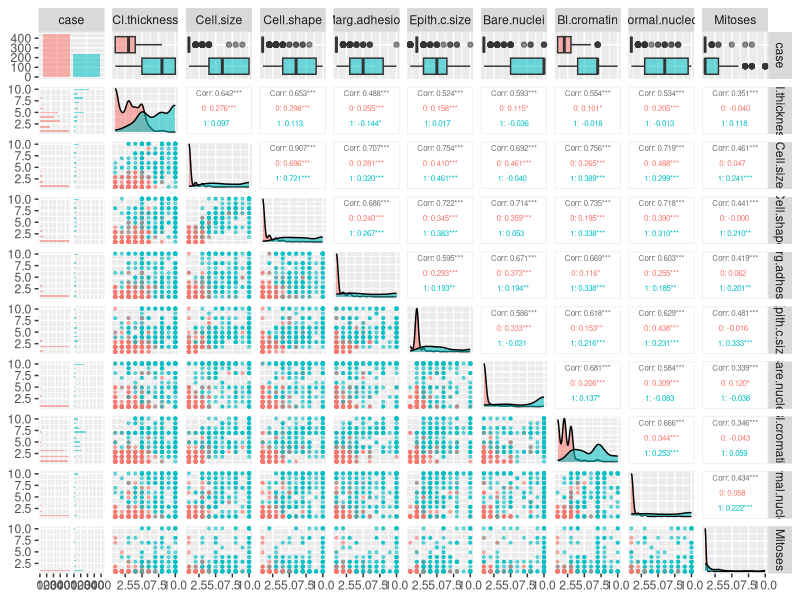
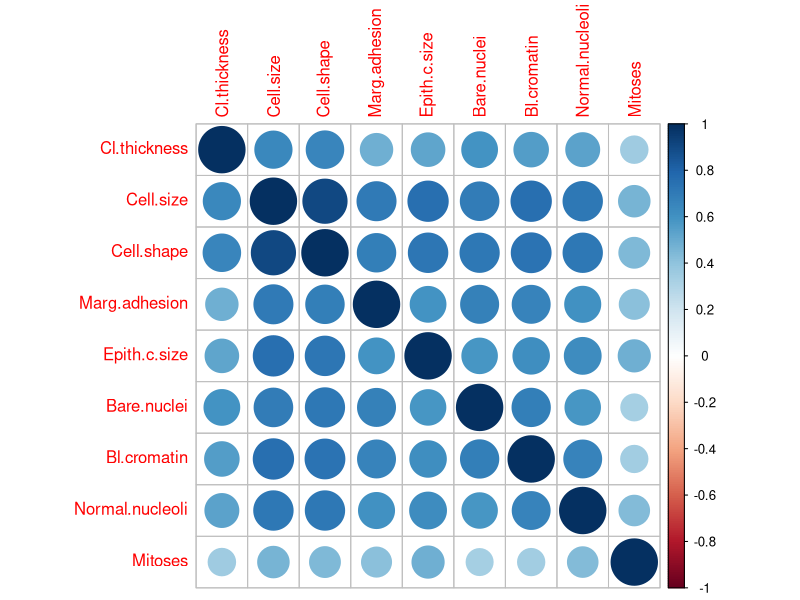
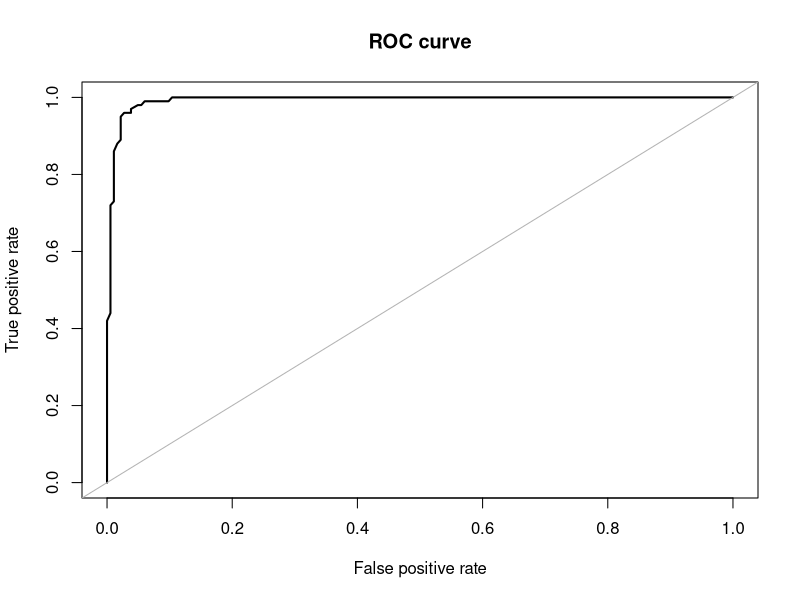
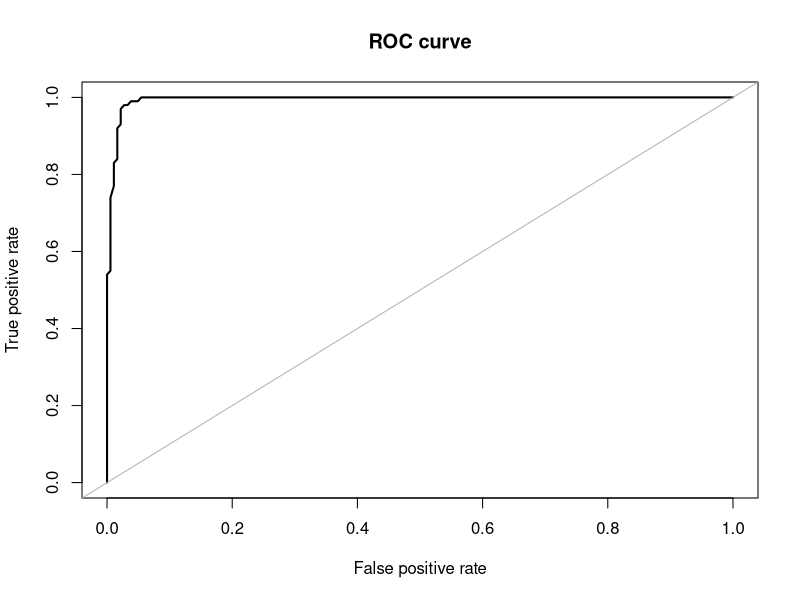
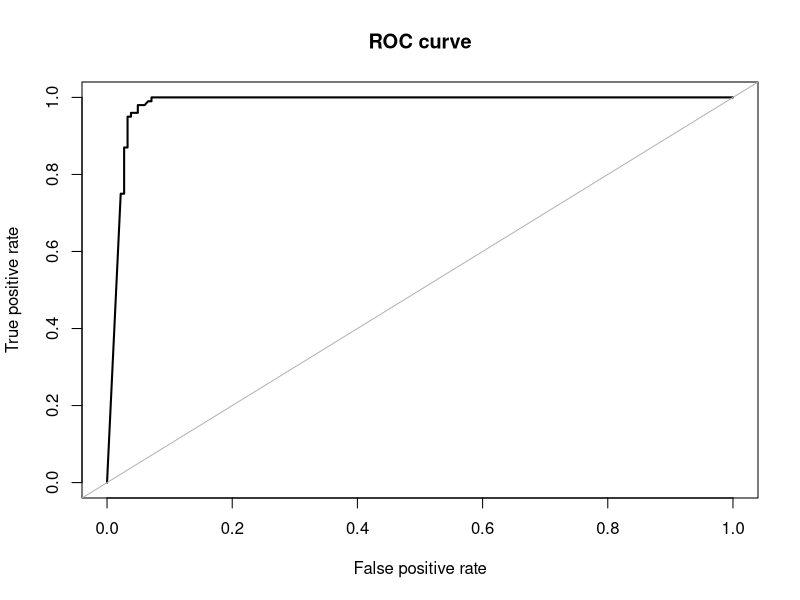
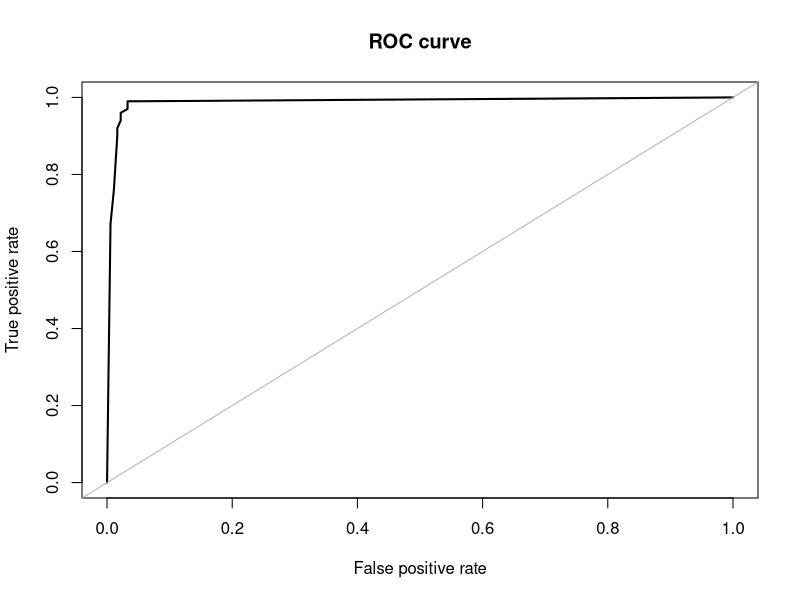
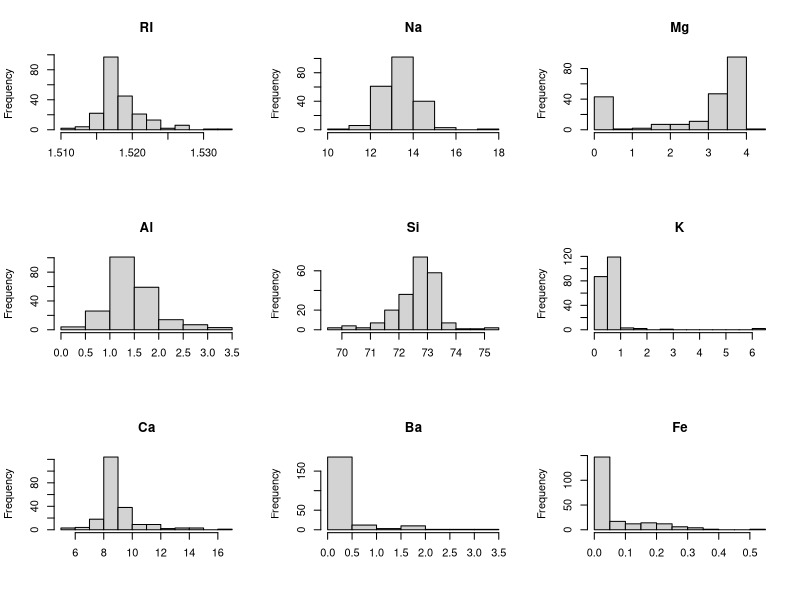
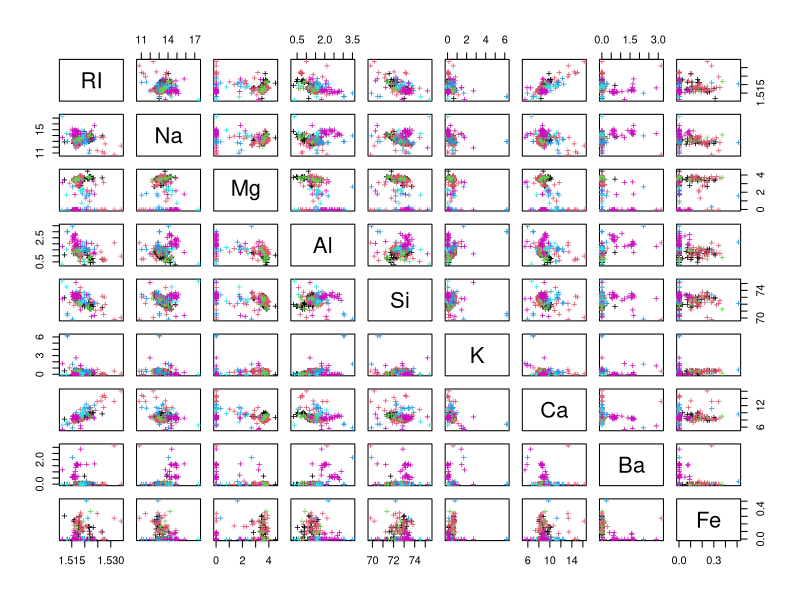

Write the R code that produced these figures, in order.
## ---- chunk 1
library(mlbench)
library(corrplot)
library(dplyr)
library(ggplot2)
library(GGally)
library(caret)
library(ROSE)
library(MASS)
library(class)
library(psych)
library(nnet)
library(cowplot)
## ---- chunk 2
data("BreastCancer")
data1 = matrix(as.numeric(as.matrix(BreastCancer[,2:10])),699,9)
data1 = data.frame(data1)
colnames(data1) = colnames(BreastCancer[,2:10])
data1$case = as.factor(ifelse(BreastCancer$Class == "malignant",1,0))
data1 = data1[,c(10,1:9)]
dim(data1)
summary(data1)
## ---- chunk 3
data1 = na.omit(data1)
dim(data1)
## ---- chunk 4
ggpairs(data1, aes(color = data1$case, alpha= 0.5), 
        upper = list(continuous = wrap("cor", size = 2)), 
        lower = list(continuous = wrap("points", size=0.7)))
## ---- chunk 5
corrplot(cor(data1[,-1]))
## ---- chunk 6
set.seed(10151)
idx = sample(1:683, 400, replace = F)
data1_train = data1[idx,] ; data1_test = data1[-idx,]
# logistic regression
glm.fit = glm(case ~ ., data1_train, family = binomial)
summary(glm.fit)
## ---- chunk 7
glm.probs <- predict(glm.fit, data1_test, type = "response")
glm.pred = rep("benign (non-cased)", 283)
glm.pred[glm.probs > 0.5] = "malignant (cased)"
Direct = data1_test$case
levels(Direct) = c("benign (non-cased)", "malignant (cased)")
confusionMatrix(as.factor(glm.pred), Direct, positive = "malignant (cased)")
roc.curve(Direct, glm.probs, plotit = T)
## ---- chunk 8
# LDA
lda.fit = lda(case ~ ., data1_train)
lda.pred = predict(lda.fit, data1_test)
lda.class = lda.pred$class
levels(lda.class) = c("benign (non-cased)", "malignant (cased)")
confusionMatrix(lda.class, Direct, positive = "malignant (cased)")
roc.curve(Direct, lda.pred$posterior[,2], plotit = T)
## ---- chunk 9
# QDA
qda.fit = qda(case ~ ., data1_train)
qda.pred = predict(qda.fit, data1_test)
qda.class = qda.pred$class
levels(qda.class) = c("benign (non-cased)", "malignant (cased)")
confusionMatrix(qda.class, Direct, positive = "malignant (cased)")
roc.curve(Direct, qda.pred$posterior[,2], plotit = T)
## ---- chunk 10
data1_std = scale(data1[,-1])
train_X = data1_std[idx,] ; train_Y = data1[idx,1]
test_X = data1_std[-idx,] ; test_Y = data1[-idx,1]
## ---- chunk 11
set.seed(1019)
knn_pred = knn(train_X, test_X, train_Y, k=10, prob = T)
levels(knn_pred) = c("benign (non-cased)", "malignant (cased)")
confusionMatrix(knn_pred, Direct, positive = "malignant (cased)")
knn_prob = attributes(knn_pred)$prob
knn_prob = ifelse(knn_pred=="malignant (cased)"
                  ,knn_prob,1-knn_prob)
roc.curve(Direct, knn_prob, plotit = T)
## ---- chunk 12
data(Glass)
data2 = Glass
dim(data2)
summary(data2)
## ---- chunk 13
par(mfrow = c(3,3))
for (i in 1:9) {
  hist(data2[,i], xlab = "", main = names(data2)[i])
}
## ---- chunk 14
pairs(data2[,-10], col=data2[,10], pch="+")
## ---- chunk 15
p1 = ggplot(data2, aes(Ba, fill = Type)) + 
  geom_histogram()
p2 = ggplot(data2, aes(Mg, fill = Type)) + 
  geom_histogram()
plot_grid(p1,p2)
## ---- chunk 16
corrplot(cor(Glass[,-10]))
## ---- chunk 17
set.seed(1020)
idx = sample(1:214, 150)
data2_train = data2[idx,]
data2_test = data2[-idx,]
Direct = data2_test$Type
fit_mul = multinom(Type ~ ., data = data2_train)
pred.prob_mul = predict(fit_mul, data2_test, type = "probs")
pred.class_mul = predict(fit_mul, data2_test, type = "class")
## ---- chunk 18
table(pred.class_mul, Direct)
mean(pred.class_mul == Direct)
## ---- chunk 19
fit_lda = lda(Type ~ ., data = data2_train)
pred.class_lda = predict(fit_lda, data2_test)$class
table(pred.class_lda, Direct)
mean(pred.class_lda == Direct)
## ---- chunk 20
data2_std = scale(data2[,-10])
train_X = data2_std[idx,] ; train_Y = data2[idx,10]
test_X = data2_std[-idx,]
set.seed(1020)
pred.class_knn = knn(train_X, test_X, train_Y, k = 3)
table(pred.class_knn, Direct)
mean(pred.class_knn == Direct)
